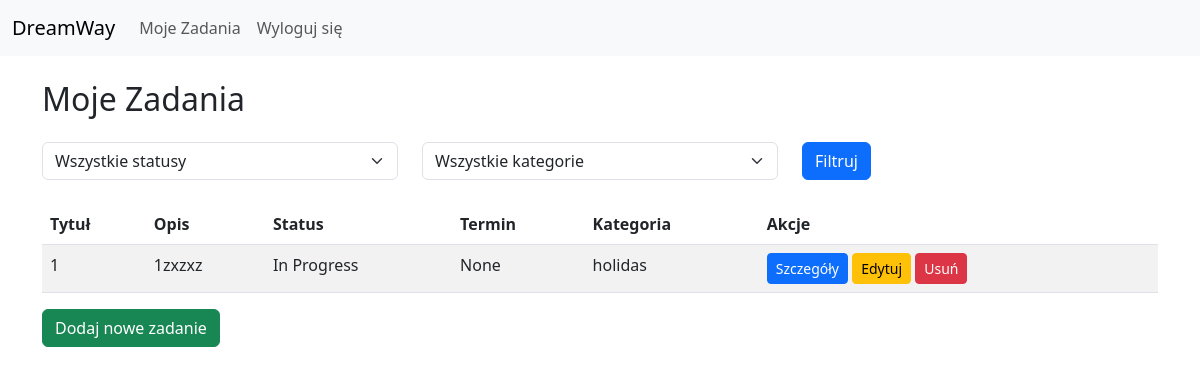
The app's page / (signed in), older data.
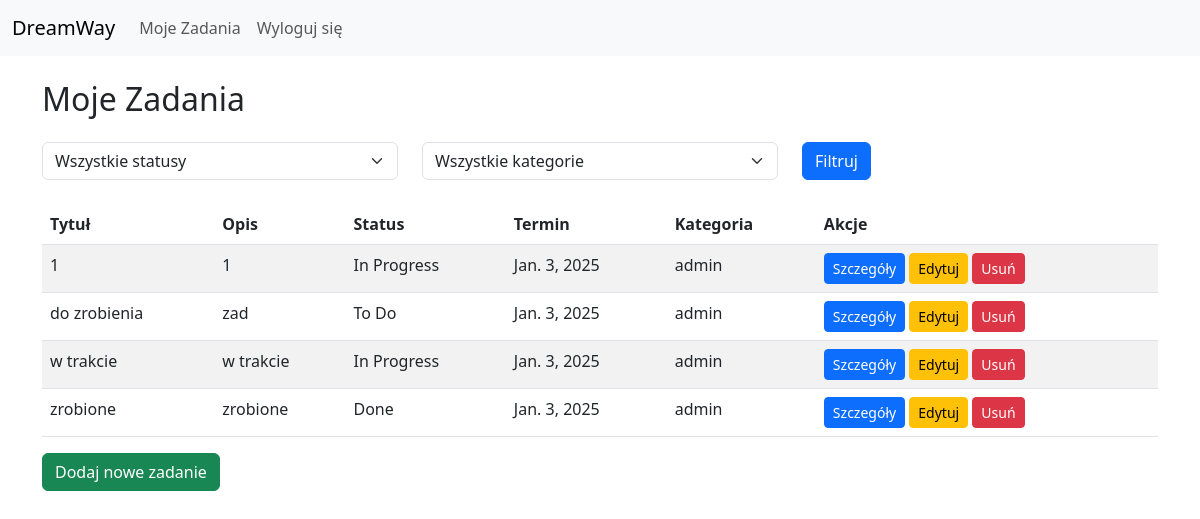
The same page, newer data.
### tasks/models.py (models this page shows, shortened)
class Task(models.Model):
    STATUS_CHOICES = [
        ('todo', 'To Do'),
        ('in_progress', 'In Progress'),
        ('done', 'Done'),
    ]
    title = models.CharField(max_length=100)
    description = models.TextField(blank=True,null=True)
    status = models.CharField(max_length=15, choices=STATUS_CHOICES, default='todo')
    due_date = models.DateField(blank=True, null=True)
    category = models.ForeignKey(Category, on_delete=models.CASCADE, related_name='tasks')
    user = models.ForeignKey(User, on_delete=models.CASCADE, related_name='tasks')

class Category(models.Model):
    name = models.CharField(max_length=50, unique=True)

### tasks/views.py (the view)
# urls.py: path('', TaskListView.as_view(), name='task_list'),
class TaskListView(LoginRequiredMixin, ListView):
    model = Task
    template_name = 'task_list.html'
    context_object_name = 'tasks'
    def get_queryset(self):
        queryset = Task.objects.filter(user=self.request.user)# filtruje zad tak aby wyswietlaćtylko te do zal. uzytkow.
        status = self.request.GET.get('status')#pobiera parametr status z zapytania get
        category = self.request.GET.get('category')#pobiera parametr category z zapytania GET
        if status:
            queryset = queryset.filter(status=status)
        if category:
            queryset = queryset.filter(category__name=category)
        return queryset
    def get_context_data(self, **kwargs):
        context = super().get_context_data(**kwargs)
        context['categories'] = Category.objects.all()
        return context

### tasks/templates/task_list.html (shortened to what this page needs)
{% extends 'base.html' %}
{% block content %}
<h2 class="mb-4">Moje Zadania</h2>
    <form method="get" class="mb-4">
    <div class="row">
        <div class="col-md-4">
            <select name="status" class="form-select">
                <option value="">Wszystkie statusy</option>
            </select>
        </div>
        <div class="col-md-4">
            <select name="category" class="form-select">
                <option value="">Wszystkie kategorie</option>
            </select>
        </div>
        <div class="col-md-4">
            <button type="submit" class="btn btn-primary">Filtruj</button>
        </div>
    </div>
</form>
<table class="table table-striped">
    <thead>
        <tr>
            <th>Tytuł</th>
            <th>Opis</th>
            <th>Status</th>
            <th>Termin</th>
            <th>Kategoria</th>
            <th>Akcje</th>
        </tr>
    </thead>
    <tbody>
        {% for task in tasks %}
        <tr>
            <td>{{ task.title }}</td>
            <td>{{ task.description }}</td>
            <td>{{ task.get_status_display }}</td>
            <td>{{ task.due_date }}</td>
            <td>{{ task.category.name }}</td>
            <td>
                <a href="{% url 'task_detail' task.pk %}" class="btn btn-sm btn-primary">Szczegóły</a>
                <a href="{% url 'task_edit' task.pk %}" class="btn btn-sm btn-warning">Edytuj</a>
                <a href="{% url 'task_delete' task.pk %}" class="btn btn-sm btn-danger">Usuń</a>
            </td>
        </tr>
        {% empty %}
        <tr>
            <td colspan="6">Brak zadań do wyświetlenia.</td>
        </tr>
        {% endfor %}
    </tbody>
</table>
<a href="{% url 'task_add' %}" class="btn btn-success">Dodaj nowe zadanie</a>
{% endblock %}

### tasks/templates/base.html (shortened to what this page needs)
<!DOCTYPE html>
<html lang="en">
<head>
    <link href="https://cdn.jsdelivr.net/npm/bootstrap@5.3.0-alpha1/dist/css/bootstrap.min.css" rel="stylesheet">
</head>
<body>
    <nav class="navbar navbar-expand-lg navbar-light bg-light">
        <div class="container-fluid">
            <a class="navbar-brand" href="/">DreamWay</a>
            <div class="collapse navbar-collapse">
                <ul class="navbar-nav me-auto mb-2 mb-lg-0">
                    {% if user.is_authenticated %}
                        <li class="nav-item">
                            <a class="nav-link" href="{% url 'task_list' %}">Moje Zadania</a>
                        </li>
                        <li class="nav-item">
                            <form method="post" action="{% url 'logout' %}" style="display: inline;">
                                <button type="submit" class="btn btn-link nav-link">Wyloguj się</button>
                            </form>
                        </li>
                    {% endif %}
                </ul>
            </div>
        </div>
    </nav>
    <div class="container mt-4">
        {% block content %}
        {% endblock %}
    </div>
</body>
</html>

Row changes from the older to the newer data that the page shows:
removed Task: title "1", description "1zxzxz", status "In Progress", due_date "None", category.name "holidas"
added Task: title "1", description "1", status "In Progress", due_date "Jan. 3, 2025", category.name "admin"
added Task: title "do zrobienia", description "zad", status "To Do", due_date "Jan. 3, 2025", category.name "admin"
added Task: title "w trakcie", description "w trakcie", status "In Progress", due_date "Jan. 3, 2025", category.name "admin"
added Task: title "zrobione", description "zrobione", status "Done", due_date "Jan. 3, 2025", category.name "admin"
